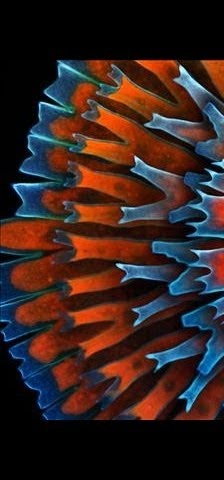
#> input picture uploads/3a14127fa58946f6a298498d63c596ce_image1.jpg, 224 x 480 px
$ python -i zoom.py   (imports and definitions only)
#> lines starting #> are read from the running program, lines starting #| are printed output that depends on the picture
import cv2
import numpy as np
import os


#function to apply zooming
def zoomed_image(input_path, output_path, zoom_factor=2.0):
#> called with output_path = 'out.png', zoom_factor = 2
    try:
        # Check if the input image exists
        if not os.path.exists(input_path):
            print(f"Error: Input image {input_path} does not exist")
            return False

        # Read the input image
        image = cv2.imread(input_path)
#> image is the input picture: shape (480, 224, 3); mean B, G, R 32.6, 35.1, 54.1

        if image is None:
            print(f"Error: Failed to read image {input_path}")
            return False

        # Get the dimensions of the image
        height, width = image.shape[:2]
#> height = 480; width = 224

        # Determine the center of the image
        center_x, center_y = width // 2, height // 2
#> center_x = 112; center_y = 240

        # Calculate the ROI size based on the zoom factor
        # Lower zoom factor for better quality
        roi_width = int(width / zoom_factor)
#> roi_width = 112
        roi_height = int(height / zoom_factor)
#> roi_height = 240

        # Calculate the ROI coordinates
        x = center_x - roi_width // 2
#> x = 56
        y = center_y - roi_height // 2
#> y = 120

        # Ensure ROI is within image boundaries
        x = max(0, min(x, width - roi_width))
        y = max(0, min(y, height - roi_height))

        # Extract the ROI
        roi = image[y:y+roi_height, x:x+roi_width]
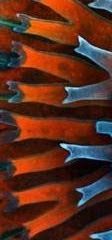
#> roi: shape (240, 112, 3); mean B, G, R 31.2, 46.2, 91.8

        # Resize using Lanczos interpolation for better quality
        zoomed = cv2.resize(roi, (width, height), interpolation=cv2.INTER_LANCZOS4)
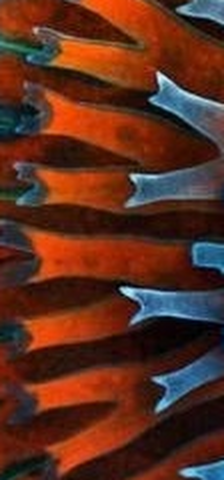
#> zoomed: shape (480, 224, 3); mean B, G, R 31.3, 46.2, 91.8

        # Apply a combination of denoising and gentle sharpening
        # First denoise to remove artifacts
        zoomed = cv2.fastNlMeansDenoisingColored(zoomed, None, 10, 10, 7, 21)

        # Then apply gentle sharpening
        kernel = np.array([[-0.3, -0.3, -0.3],
                          [-0.3, 3.4, -0.3],
                          [-0.3, -0.3, -0.3]])
        zoomed = cv2.filter2D(zoomed, -1, kernel)
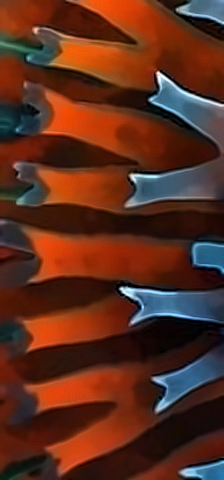
#> zoomed: shape (480, 224, 3); mean B, G, R 30.1, 45.5, 91.5

        # Save the zoomed image
        cv2.imwrite(output_path, zoomed)

        # Validate if file was created
        if os.path.exists(output_path):
            print(f"Zoomed image saved to {output_path}")
            return True
        else:
            print(f"Error: Failed to save zoomed image to {output_path}")
            return False

    except Exception as e:
        print(f"Error in image zooming: {str(e)}")
        return False


#function to zoom into a specific ROI of an image
# [45 lines left out: function zoom_roi, not called in this run]

>>> result = zoomed_image('../uploads/3a14127fa58946f6a298498d63c596ce_image1.jpg', 'out.png')

$ run again, on uploads/cc1c2b068c124a9a9607f350ddcdabba_image2.jpg
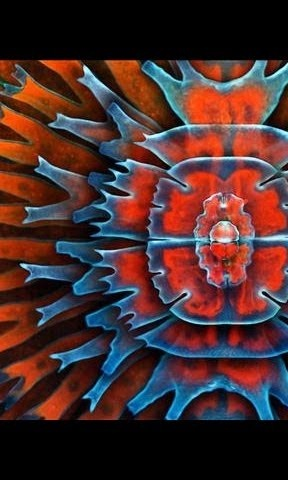
#> input picture uploads/cc1c2b068c124a9a9607f350ddcdabba_image2.jpg, 288 x 480 px
#> in zoomed_image, image is the input picture: shape (480, 288, 3); mean B, G, R 46.3, 46.2, 73.9
#> in zoomed_image, `roi = image[y:y+roi_height, x:x+roi_width]`:
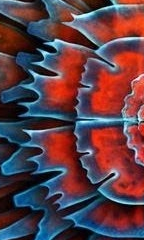
#> roi: shape (240, 144, 3); mean B, G, R 71.5, 62.6, 93.3
#> in zoomed_image, `zoomed = cv2.filter2D(zoomed, -1, kernel)`:
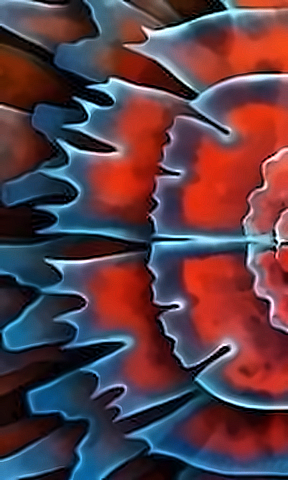
#> zoomed: shape (480, 288, 3); mean B, G, R 70.8, 62, 93.1

$ run again, on uploads/e036c9422b244a99bae3e408098783db_image3.jpg
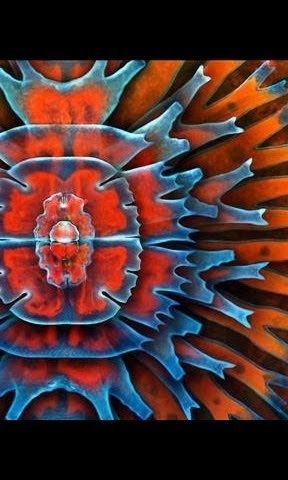
#> input picture uploads/e036c9422b244a99bae3e408098783db_image3.jpg, 288 x 480 px
#> in zoomed_image, image is the input picture: shape (480, 288, 3); mean B, G, R 48.6, 49.6, 77.6
#> in zoomed_image, `roi = image[y:y+roi_height, x:x+roi_width]`:
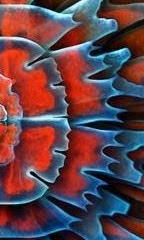
#> roi: shape (240, 144, 3); mean B, G, R 74.9, 67, 98.3
#> in zoomed_image, `zoomed = cv2.filter2D(zoomed, -1, kernel)`:
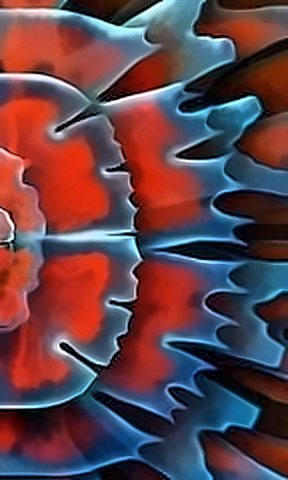
#> zoomed: shape (480, 288, 3); mean B, G, R 74, 66.3, 97.9

$ run again, on uploads/e740c33aac9a4522831ef1a14bda9ea7_image4.jpg
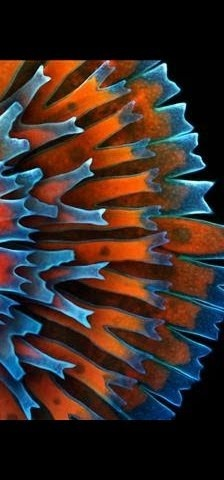
#> input picture uploads/e740c33aac9a4522831ef1a14bda9ea7_image4.jpg, 224 x 480 px
#> in zoomed_image, image is the input picture: shape (480, 224, 3); mean B, G, R 38.9, 43.1, 57.9
#> in zoomed_image, `roi = image[y:y+roi_height, x:x+roi_width]`:
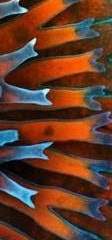
#> roi: shape (240, 112, 3); mean B, G, R 41.8, 59.3, 99.6
#> in zoomed_image, `zoomed = cv2.filter2D(zoomed, -1, kernel)`:
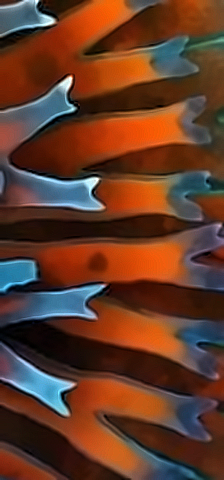
#> zoomed: shape (480, 224, 3); mean B, G, R 40.6, 58.6, 99.3
